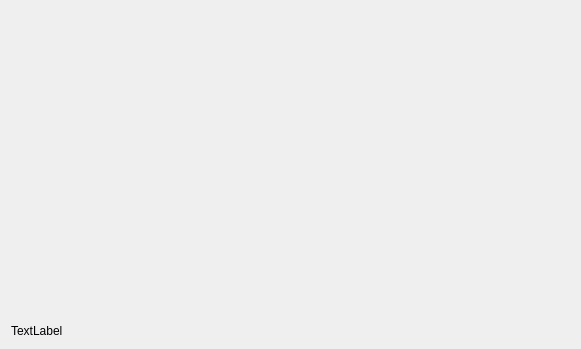
<?xml version="1.0" encoding="UTF-8"?>
<ui version="4.0">
 <class>RegressionChartWidget</class>
 <widget class="QWidget" name="RegressionChartWidget">
  <property name="geometry">
   <rect>
    <x>0</x>
    <y>0</y>
    <width>581</width>
    <height>349</height>
   </rect>
  </property>
  <property name="windowTitle">
   <string>Form</string>
  </property>
  <layout class="QVBoxLayout" name="verticalLayout_2">
   <item>
    <layout class="QVBoxLayout" name="chartLayout">
     <item>
      <widget class="QChartView" name="LinRegChartView" native="true"/>
     </item>
     <item>
      <widget class="QLabel" name="LabelStandardDeviation">
       <property name="maximumSize">
        <size>
         <width>16777215</width>
         <height>15</height>
        </size>
       </property>
       <property name="text">
        <string>TextLabel</string>
       </property>
      </widget>
     </item>
    </layout>
   </item>
  </layout>
 </widget>
 <customwidgets>
  <customwidget>
   <class>QChartView</class>
   <extends>QWidget</extends>
   <header>QtCharts/QChartView</header>
   <container>1</container>
  </customwidget>
 </customwidgets>
 <resources/>
 <connections/>
</ui>
